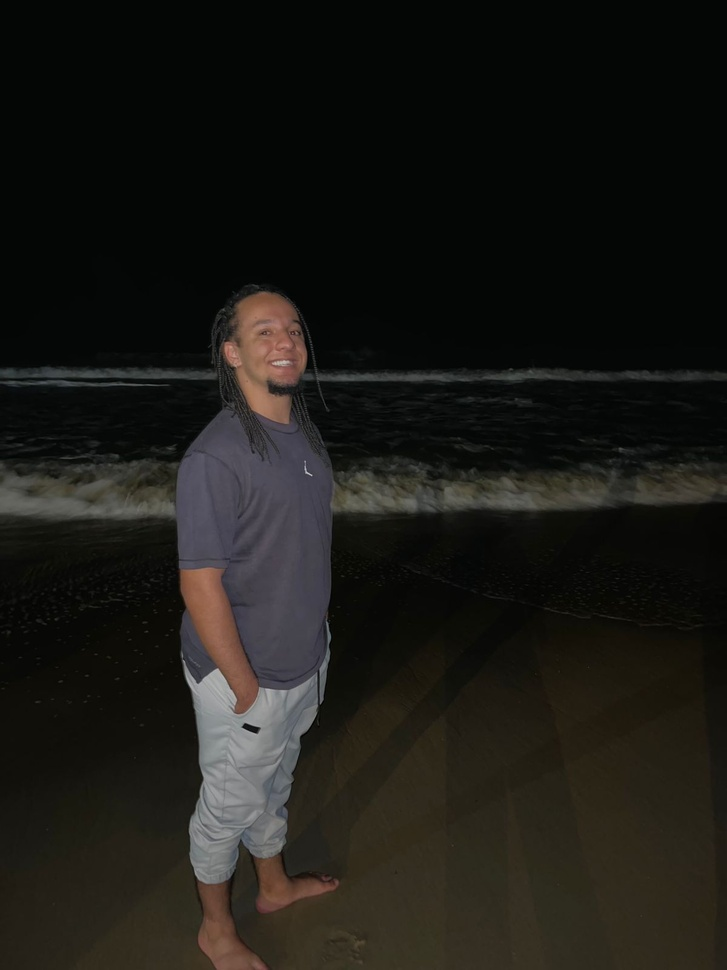
//> input picture Labs/lab00/lab00_Felipe/Midias/FotoFelipe.jpeg, 727 x 970 px, shrunk from 1200 x 1600 before the run, given in place of the camera
$ ./lab4   (built with g++ and OpenCV 4)
//> lines starting //> are read from the running program, lines starting //| are printed output that depends on the picture
#include <opencv2/opencv.hpp>
#include <iostream>

using namespace cv;
using namespace std;

int main() {
    // Inicializa a captura da webcam (câmera padrão - índice 0)
    VideoCapture cap(0);
    if (!cap.isOpened()) {
        cout << "Erro ao acessar a webcam!" << endl;
        return -1;
    }

    Mat frame, equalizedImage;
    vector<Mat> channels(3);

    cout << "Pressione qualquer tecla para salvar a imagem equalizada..." << endl;

    while (true) {
        // Captura o frame da webcam
        cap >> frame;
//> frame is the input picture: 970 rows x 727 cols, CV_8UC3; mean B, G, R 21.9, 25.9, 27.1

        // Verifica se o frame foi capturado com sucesso
        if (frame.empty()) {
            cout << "Erro ao capturar frame!" << endl;
            break;
        }

        // Separa a imagem nos três canais de cor (B, G, R)
        split(frame, channels);
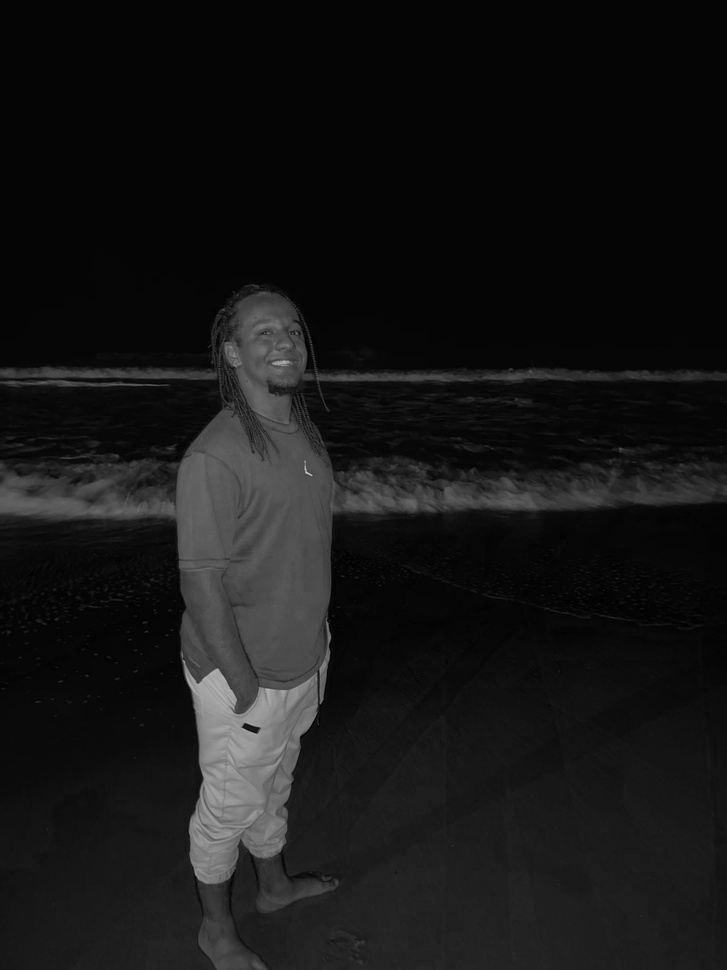
//> channels[0]: 970 rows x 727 cols, CV_8UC1; min 0, max 203, mean 21.9
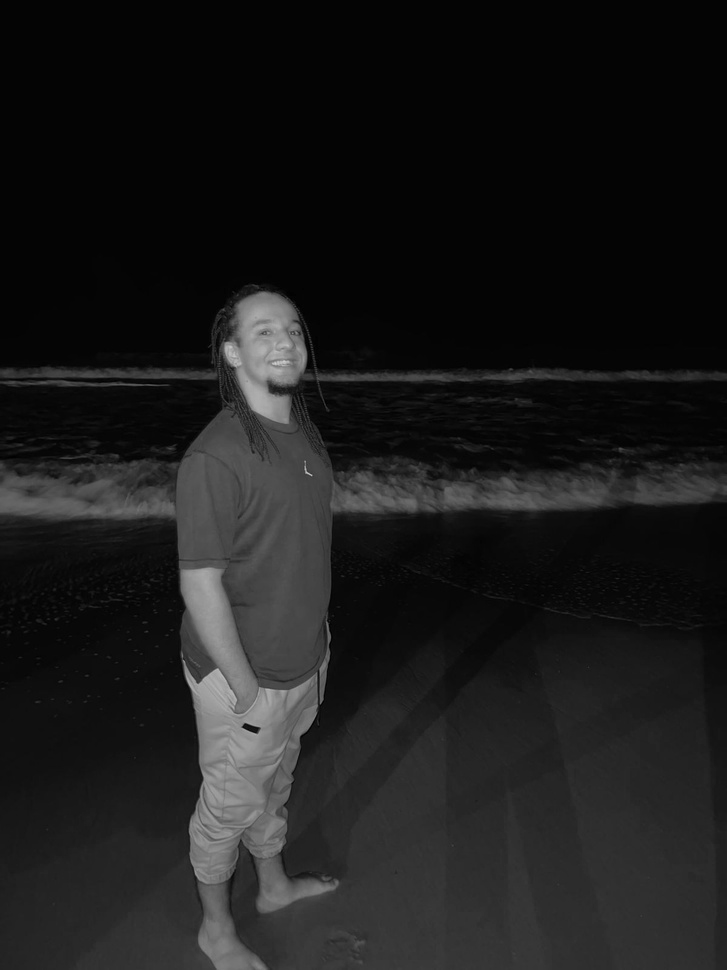
//> channels[2]: 970 rows x 727 cols, CV_8UC1; min 0, max 208, mean 27.1

        // Aplica a equalização do histograma em cada canal de cor separadamente
        equalizeHist(channels[0], channels[0]); // Canal Azul
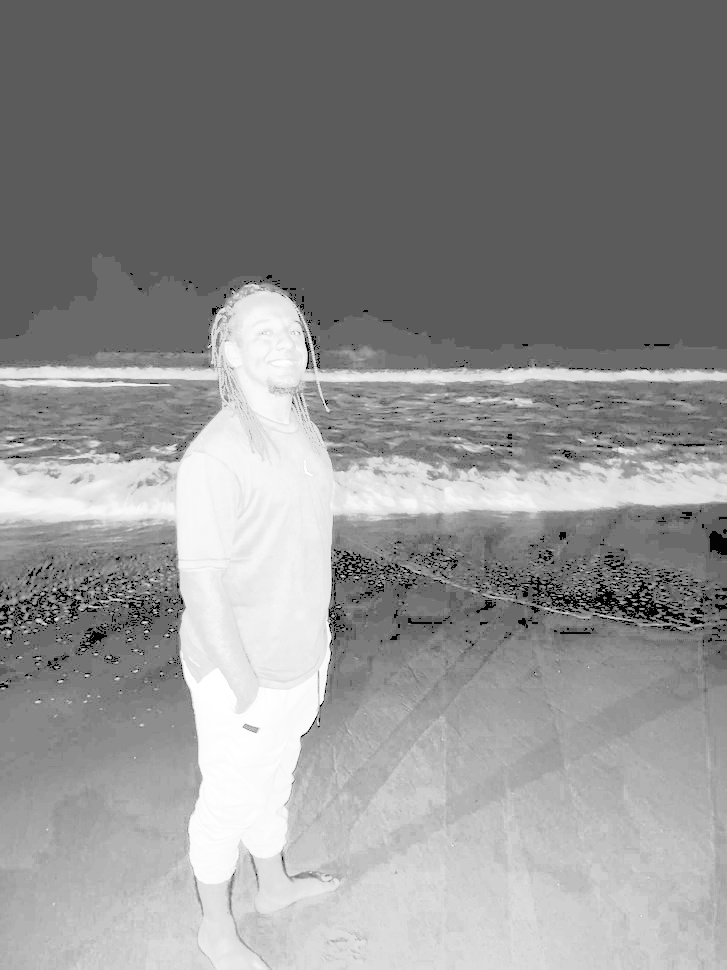
//> channels[0]: 970 rows x 727 cols, CV_8UC1; min 0, max 255, mean 144.2
        equalizeHist(channels[1], channels[1]); // Canal Verde
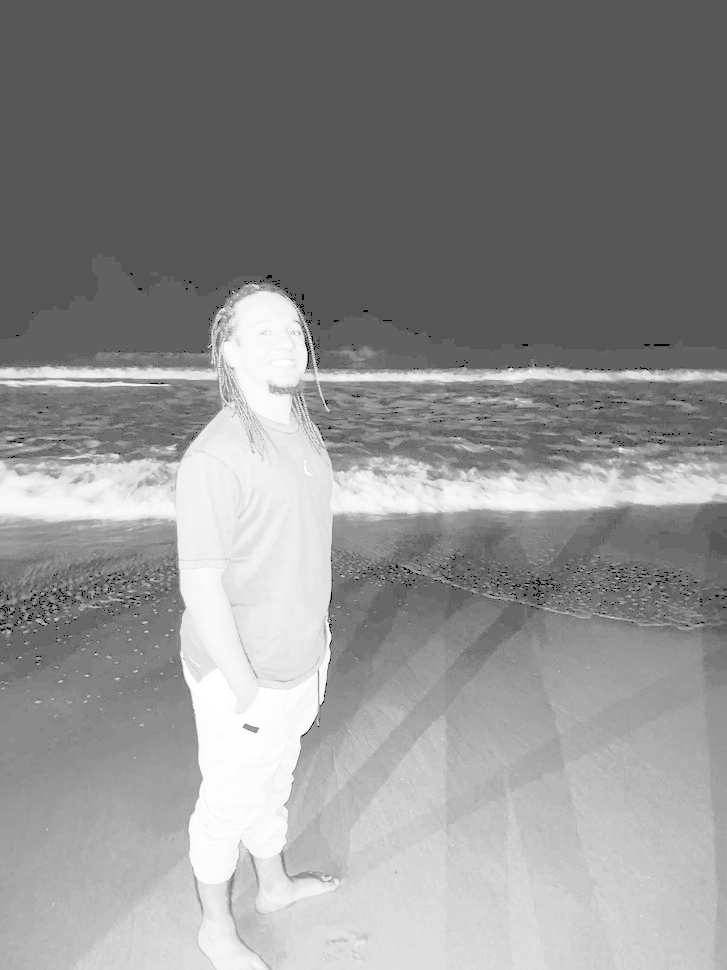
//> channels[1]: 970 rows x 727 cols, CV_8UC1; min 0, max 255, mean 142.9
        equalizeHist(channels[2], channels[2]); // Canal Vermelho

        // Junta os canais equalizados para formar a imagem colorida final
        merge(channels, equalizedImage);
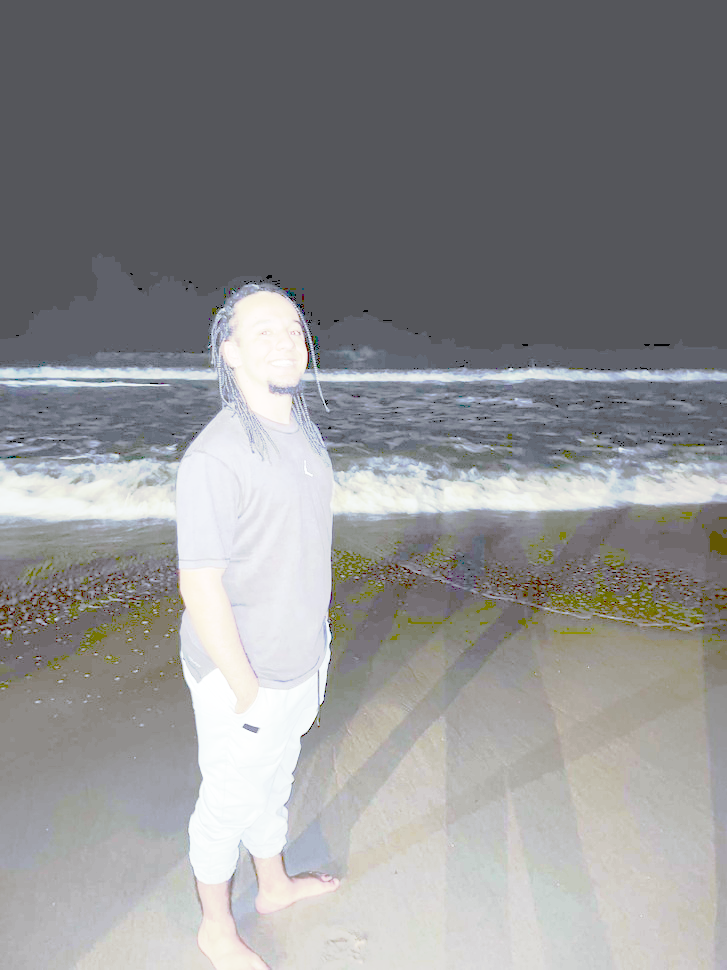
//> equalizedImage: 970 rows x 727 cols, CV_8UC3; mean B, G, R 144.2, 142.9, 142.6

        // Exibe a imagem original e a imagem equalizada
        imshow("Imagem Original", frame);
        imshow("Imagem Equalizada", equalizedImage);

        // Verifica se uma tecla foi pressionada
        if (waitKey(30) >= 0) {
//> the Esc key is pressed
            // Salva a imagem equalizada
            imwrite("imagem_equalizada_colorida.png", equalizedImage);

            cout << "Imagem equalizada colorida salva com sucesso!" << endl;
            break;
        }
    }

    // Libera a captura da webcam e fecha as janelas
    cap.release();
    destroyAllWindows();

    return 0;
}
